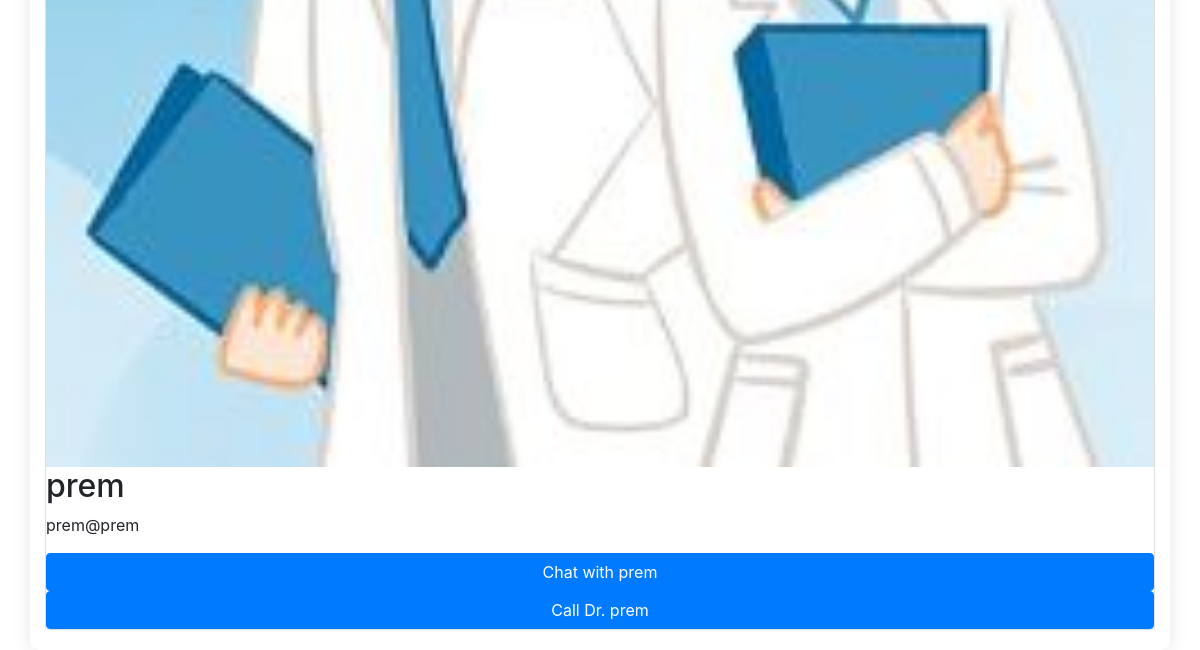
/doctors (lower part), run on an earlier commit of the app's database.
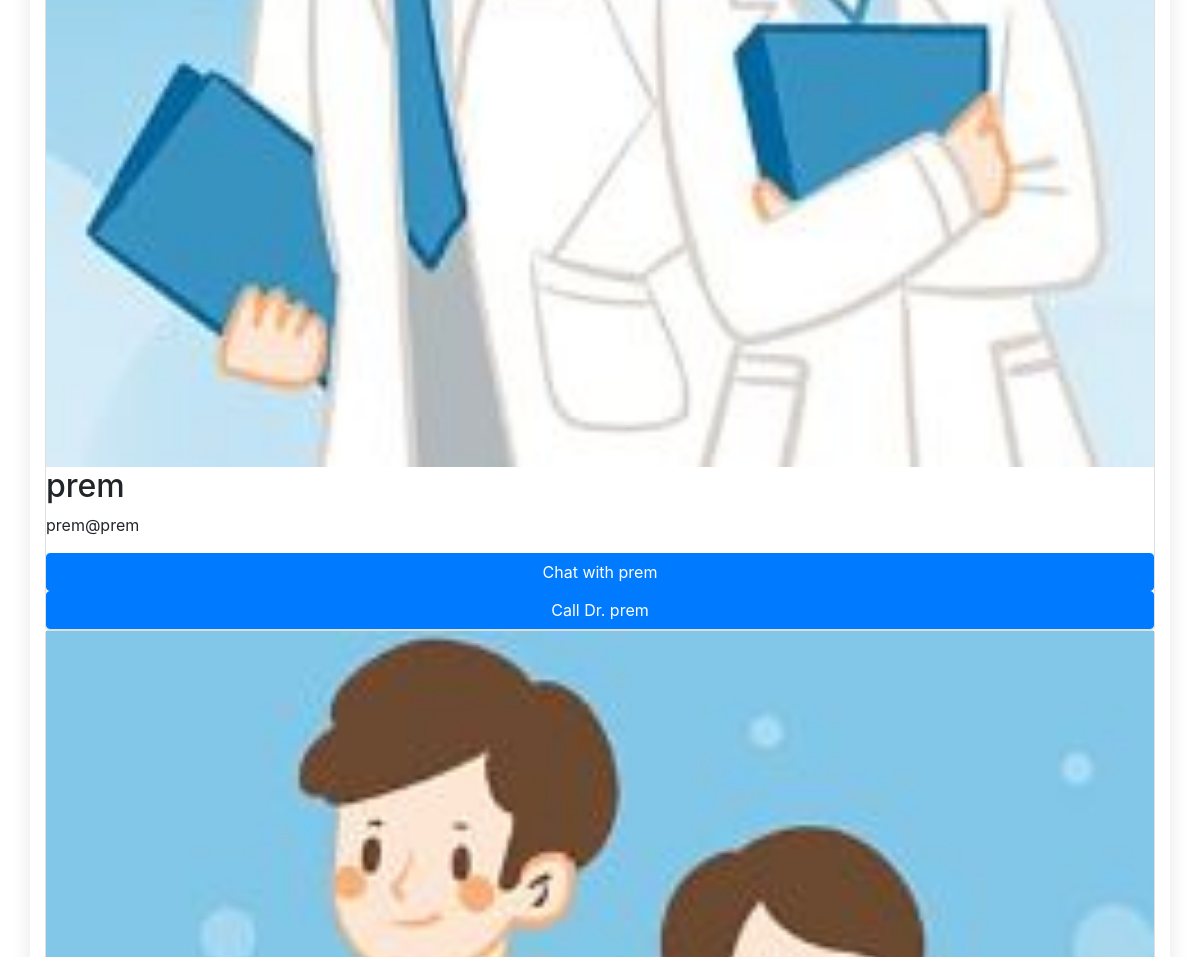
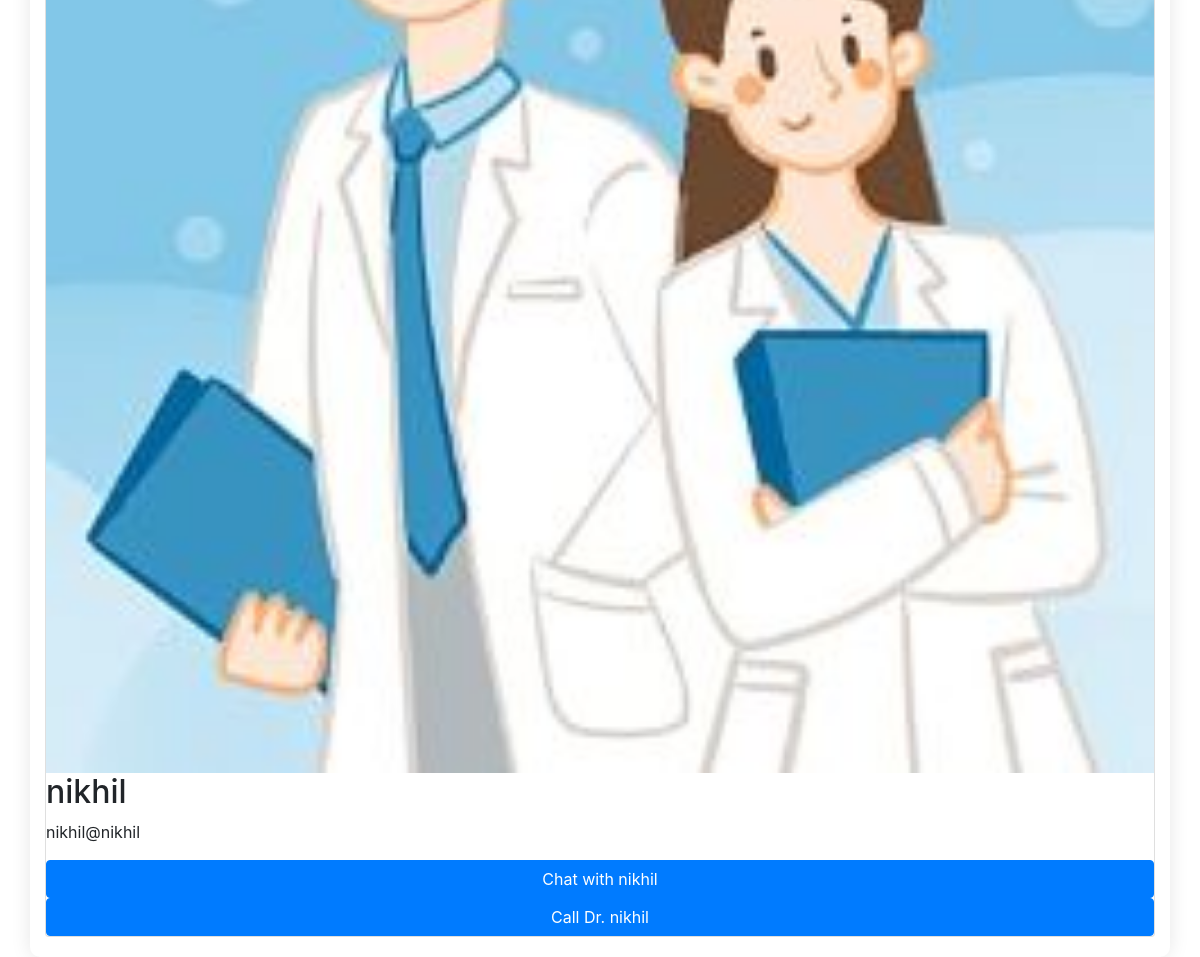
And on a later commit of the database (2 pictures, top to bottom).
### app.py (models this page shows)
class User(UserMixin, db.Model):
    id = db.Column(db.Integer, primary_key=True)
    username = db.Column(db.String(80), unique=True, nullable=False)
    email = db.Column(db.String(120), unique=True, nullable=False)
    fname = db.Column(db.String(120), nullable=False)
    lname = db.Column(db.String(120), nullable=False)
    user_type = db.Column(db.String(20), nullable=False)
    password = db.Column(db.String(120), nullable=False)

### app.py (the view)
@app.route("/doctors")
def doctors():
    doctors = User.query.filter_by(user_type='doctor').all()
    return render_template('doctors.html', doctors=doctors)

### templates/doctors.html (shortened to what this page needs)
{% extends 'main.html' %}
{% block title %}
<link rel="stylesheet" href="/static/css/doctors.css">
{% endblock title %}
{% block body %}
<div class="container">
    {% if doctors %}
            {% for doctor in doctors %}
                <div class="card-container">
                    <div class="card">
                        <img src="{{ url_for('static', filename='doctor.jpg') }}" alt="Doctor Picture">
                        <h2>{{ doctor.username }}</h2>
                        <p>{{ doctor.email }}</p>
                        <a href="{{ url_for('private_chat', username=doctor.username) }}" class="btn btn-primary">Chat with {{ doctor.username }}</a>
                        <a href="{{ url_for('video_call', username=doctor.username) }}" class="btn btn-primary">Call Dr. {{ doctor.username }}</a>
                    </div>
                </div>
            {% endfor %}
    {% else %}
        <h1 class="text-center mb-4">Sorry, No Doctor available</h1>
    {% endif %}
</div>
{% endblock body %}

### templates/main.html (shortened to what this page needs)
<!DOCTYPE html>
<html lang="en">
<head>
    {% block title %}{% endblock title %}
    <link href="https://stackpath.bootstrapcdn.com/bootstrap/4.5.2/css/bootstrap.min.css" rel="stylesheet">
    <link rel="stylesheet" href="/static/css/styles.css">
</head>
<body>
<div class=" mt-5">
    {% block body %}{% endblock body %}
</div>
</body>
</html>

### static/css/doctors.css (style rules this page uses)
body { font-family: 'Arial', sans-serif; background-color: #f4f7f9; color: #333; }
.container { max-width: 800px; margin: 0 auto; padding: 20px; background-color: #fff; border-radius: 10px; box-shadow: 0 0 20px rgba(0, 0, 0, 0.1); }
.btn-primary { background-color: #007bff; border-color: #007bff; padding: 8px 16px; font-size: 1rem; border-radius: 5px; transition: background-color 0.3s, border-color 0.3s; }

What changed in the data, as far as the page shows it:
added User: username "nikhil", email "nikhil@nikhil"
